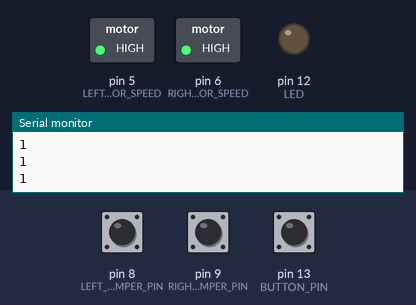
A sketch run on a simulated Arduino Uno, built with avr-gcc and run on an emulated ATmega328P. On the bench: switched loads named in the sketch (green lamp = pin HIGH), output pins drawn as LEDs (lit = HIGH), the last lines printed to the serial monitor. The inputs (shaded band) are chosen by the test bench; at power-on: pin 8 (LEFT_BUMPER_PIN) HIGH, pin 9 (RIGHT_BUMPER_PIN) HIGH, pin 13 (BUTTON_PIN) LOW. EEPROM starts erased.

Above: at 4.0 s.
4.1 s: pin 8 (LEFT_BUMPER_PIN) pulled LOW for 3.2 s
At 6.9 s:
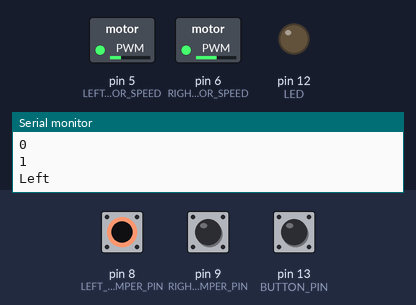
8.8 s: pin 8 (LEFT_BUMPER_PIN) pulled LOW for 1.3 s
At 9.7 s:
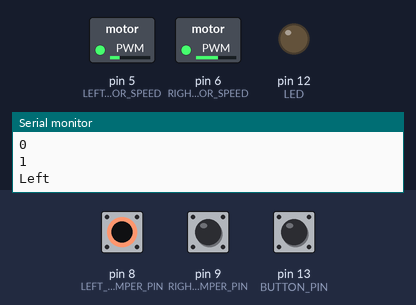
11.6 s: pin 9 (RIGHT_BUMPER_PIN) pulled LOW for 1.3 s
At 13.6 s:
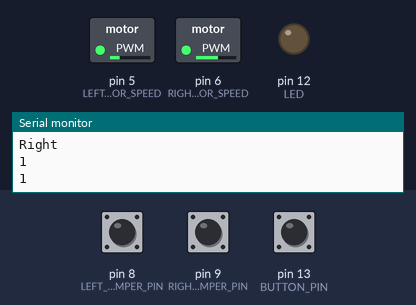
14.4 s: pin 9 (RIGHT_BUMPER_PIN) pulled LOW for 3.2 s
At 15.3 s:
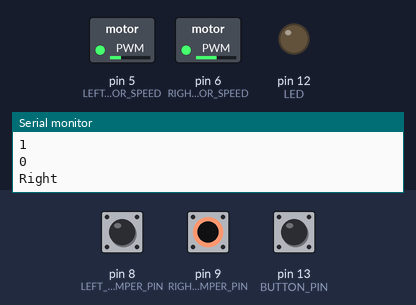
19.1 s: pin 8 (LEFT_BUMPER_PIN) driven LOW and pin 9 (RIGHT_BUMPER_PIN) driven LOW
At 20.2 s:
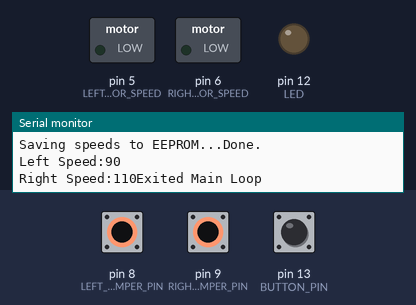
23.3 s: pin 8 (LEFT_BUMPER_PIN) driven HIGH
Timing chart, 0 to 38.0 s (numbered marks = the images above; inputs shaded):
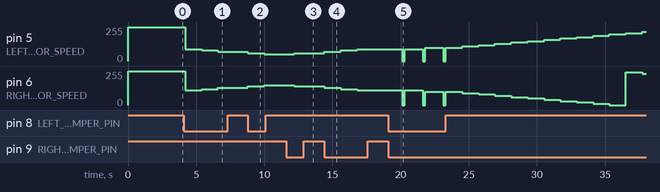

Measured:
- after the input at 4.1 s, pin 5 (LEFT_MOTOR_SPEED): 255/255 → 90/255 after 0.10 s, → 80/255 1.2 s later, → 70/255 1.2 s later; pin 6 (RIGHT_MOTOR_SPEED): 255/255 → 110/255 after 0.10 s, → 120/255 1.2 s later, → 130/255 1.2 s later
- after the input at 8.8 s, pin 5 (LEFT_MOTOR_SPEED): 70/255 → 60/255 at once, → 50/255 1.2 s later; pin 6 (RIGHT_MOTOR_SPEED): 130/255 → 140/255 at once, → 150/255 1.2 s later
- after the input at 11.6 s, pin 5 (LEFT_MOTOR_SPEED): 50/255 → 60/255 after 0.60 s; pin 6 (RIGHT_MOTOR_SPEED): 150/255 → 140/255 after 0.60 s
- after the input at 14.4 s, pin 5 (LEFT_MOTOR_SPEED): 60/255 → 70/255 at once, → 80/255 1.2 s later, → 90/255 1.2 s later; pin 6 (RIGHT_MOTOR_SPEED): 140/255 → 130/255 at once, → 120/255 1.2 s later, → 110/255 1.2 s later
- after the input at 19.1 s, pin 5 (LEFT_MOTOR_SPEED): 90/255 → 0/255 after 1.0 s, → 90/255 0.20 s later, → 0/255 1.3 s later, → 100/255 0.20 s later, … (5 changes in this stretch); pin 6 (RIGHT_MOTOR_SPEED): 110/255 → 0/255 after 1.0 s, → 110/255 0.20 s later, → 0/255 1.3 s later, → 100/255 0.20 s later, … (5 changes in this stretch)

The sketch:

Module_6.ino
```cpp
#include<Servo.h>
#include<EEPROM.h>

#define LEFT_ENCODER 2
#define RIGHT_ENCODER 3

#define RIGHT_MOTOR_SPEED 6
#define RIGHT_MOTOR_DIRECTION 7
#define LEFT_MOTOR_SPEED 5
#define LEFT_MOTOR_DIRECTION 4

#define LEFT_BUMPER_PIN 8
#define RIGHT_BUMPER_PIN 9

#define FULL_SPIN 9

#define BUTTON_PIN 13

#define LED 12

#define DELTA 10

int buttonValue = 0, leftBumperValue = 0, rightBumperValue = 0;
int encoderValue1 = 0, encoderValue2 = 0;
int ledLight = 0;

int turnCount = 0;

byte Lspeed = 0;
byte Rspeed = 0;


void setup() {
  pinMode(BUTTON_PIN, INPUT);
  pinMode(LEFT_BUMPER_PIN, INPUT);
  pinMode(RIGHT_BUMPER_PIN, INPUT);
  pinMode(LED, OUTPUT);
  pinMode(RIGHT_MOTOR_SPEED, OUTPUT);
  pinMode(LEFT_MOTOR_SPEED, OUTPUT);
  Serial.begin(9600);
  Lspeed = EEPROM.read(0);
  Rspeed = EEPROM.read(1);
}

void loop()
{
  while (digitalRead(BUTTON_PIN));
  setMotors(1,Lspeed,1,Rspeed, -1);
  AdjustSpeeds();
  setMotors(1,0,1,0,-1);
}

void AdjustSpeeds() {
  Lspeed = 100;
  Rspeed = 100;
  int go = 1;
  while (go==1) {
    delay(1000);
    leftBumperValue = digitalRead(LEFT_BUMPER_PIN);
    rightBumperValue = digitalRead(RIGHT_BUMPER_PIN);

    Serial.println(leftBumperValue);
    Serial.println(rightBumperValue);

    if (!leftBumperValue && !rightBumperValue) {
      Serial.println("Both");
      Serial.print("Saving speeds to EEPROM...");
      EEPROM.write(0,Lspeed);
      EEPROM.write(1,Rspeed);
      delay(100);
      Serial.print("Done.\n");
      Serial.print("Left Speed:");
      Serial.print(Lspeed);
      Serial.print("\nRight Speed:");
      Serial.print(Rspeed);
      go=0;
    }
    else if (!leftBumperValue) {

      Lspeed = Lspeed - 10;
      Rspeed = Rspeed + 10;
      setMotors(1,Lspeed,1,Rspeed,-1);
      Serial.println("Left");
    }
    else if (!rightBumperValue) {
      Lspeed = Lspeed + 10;
      Rspeed = Rspeed - 10;
      setMotors(1,Lspeed,1,Rspeed,-1);
      Serial.println("Right");
    }
  }
  Serial.println("Exited Main Loop");
}

void setMotors(int Ldir, int Lspd, int Rdir, int Rspd, int rotations) {
  digitalWrite(LEFT_MOTOR_DIRECTION, Ldir);
  analogWrite(LEFT_MOTOR_SPEED,  Lspd);
  digitalWrite(RIGHT_MOTOR_DIRECTION, Rdir);
  analogWrite(RIGHT_MOTOR_SPEED,  Rspd);
  delay(200);
  if (rotations != -1)
    countEncoder(rotations);
}

void countEncoder(int rotations) {
  for (int i = 0; i < rotations; i++) {
    Serial.println(i);
    while (!digitalRead(LEFT_ENCODER));
    while (digitalRead(LEFT_ENCODER));
  }
}
```
